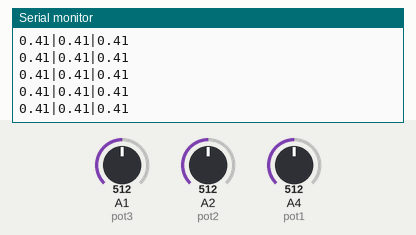
A sketch run on a simulated Arduino Uno, built with avr-gcc and run on an emulated ATmega328P. Shown: the last lines printed to the serial monitor. The test bench sets the inputs (shaded band); at power-on: A1 (pot3) = 512, A2 (pot2) = 512, A4 (pot1) = 512.

Above: at 1.2 s.
1.3 s: A1 (pot3) set to 716
At 2.0 s:
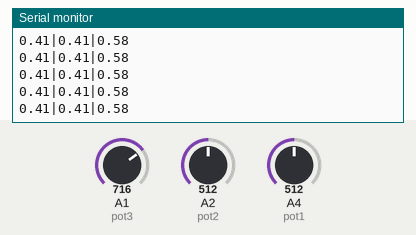
4.3 s: A2 (pot2) set to 716
At 5.1 s:
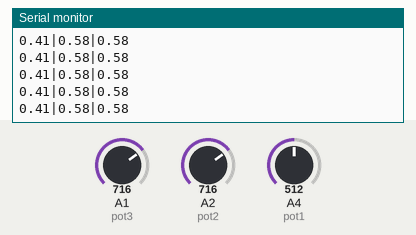
5.8 s: A4 (pot1) set to 716
At 6.5 s:
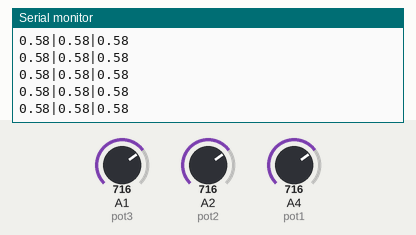
7.3 s: A1 (pot3) set to 900
At 8.2 s:
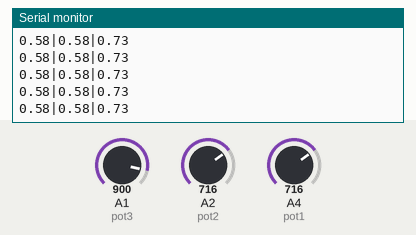
8.8 s: A2 (pot2) set to 900
At 9.7 s:
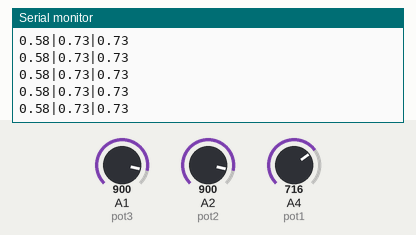
11.8 s: A4 (pot1) set to 900
At 12.8 s:
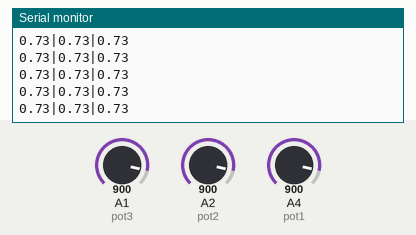
Timing chart, 0 to 14.3 s (numbered marks = the images above; inputs shaded):
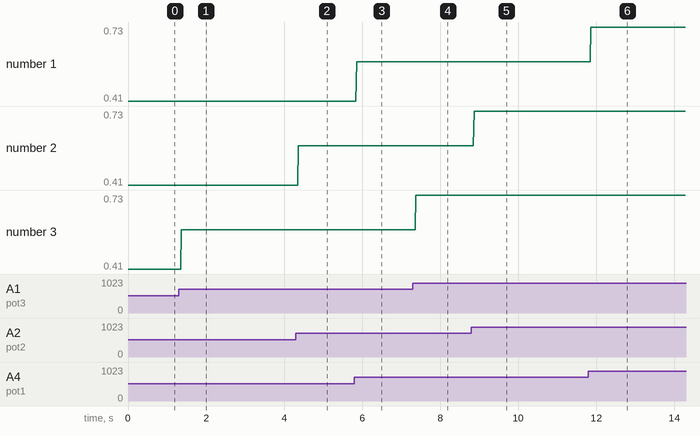

The sketch:

Potentio_Code.ino
```cpp
const int pot1 = 4;
const int pot2 = 2;
const int pot3 = 15;

int pot1_val = 0;
int pot2_val = 0;
int pot3_val = 0;

float bit_to_volt(float bit_data){
  return bit_data/4095*3.3;
  }

void setup() {
  pinMode(pot1,INPUT);
  pinMode(pot2,INPUT);
  pinMode(pot3,INPUT);
  Serial.begin(9600);
}

void loop() {
  pot1_val = analogRead(pot1);
  pot2_val = analogRead(pot2);
  pot3_val = analogRead(pot3);

  Serial.print(bit_to_volt(float(pot1_val)));
  Serial.print("|");
  Serial.print(bit_to_volt(float(pot2_val)));
  Serial.print("|");
  Serial.println(bit_to_volt(float(pot3_val)));
  delay(10);
}
```

Measured:
- after the input at 1.3 s, the serial monitor: prints a new line after 0.07 s (image 1)
- after the input at 4.3 s, the serial monitor: prints a new line after 0.06 s (image 2)
- after the input at 5.8 s, the serial monitor: prints a new line after 0.06 s (image 3)
- after the input at 7.3 s, the serial monitor: prints a new line after 0.07 s (image 4)
- after the input at 8.8 s, the serial monitor: prints a new line after 0.07 s (image 5)
- after the input at 11.8 s, the serial monitor: prints a new line after 0.07 s (image 6)
- plotted number 3: 0.41 → 0.58 after the input at 1.3 s, 0.58 → 0.73 after the input at 7.3 s
